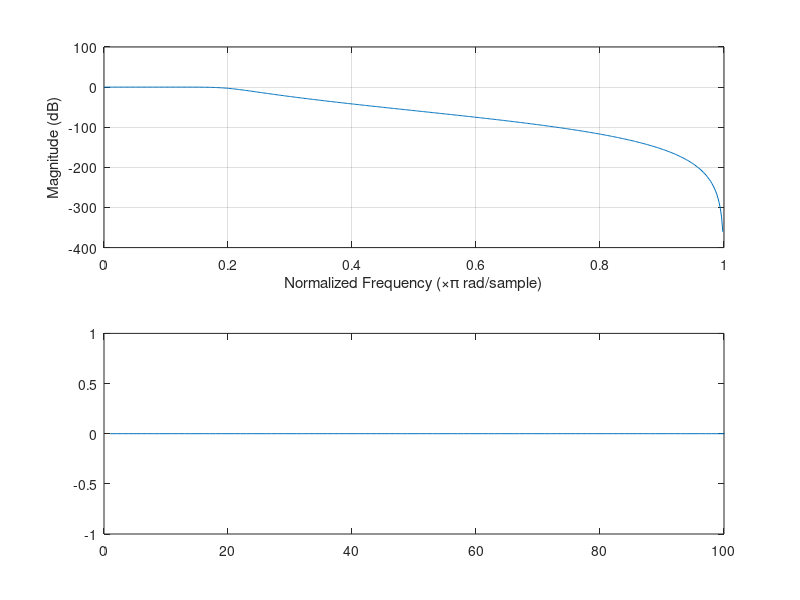

This chart was generated by the following MATLAB code:
N = 1024;
dBSNR = 5; %fixed SNR value
% SNR = 10.^(dBSNR/10);
% data = generateData(N,dBSNR);
data = randi([0,1], [1,N]);

fc = 10000; %carrier freq
fs = fc * 16; %sampling freq
dataRate = 1000;

signalTime = fs*N/dataRate + 1; %WHY PLUS 1?
[b,a] = butter(6, 0.2); %6th order, 0.2 cutoff freq, lowpassfilter
freqz(b,a);

t = 0:1/fs:N/dataRate; 
carrier = cos(2*pi*fc*t); %amplitude = 5?
plot(carrier);


dataStream = zeros(1, signalTime);
for k = 1: signalTime - 1
    dataStream(k) = data(ceil(k*dataRate/fs));
end
dataStream(signalTime) = dataStream(signalTime - 1);

modSignal_OOK = dataStream .* carrier;
plot(modSignal_OOK);
xlim([0,100]);

% dataOut = filtfilt(b,a,data);
